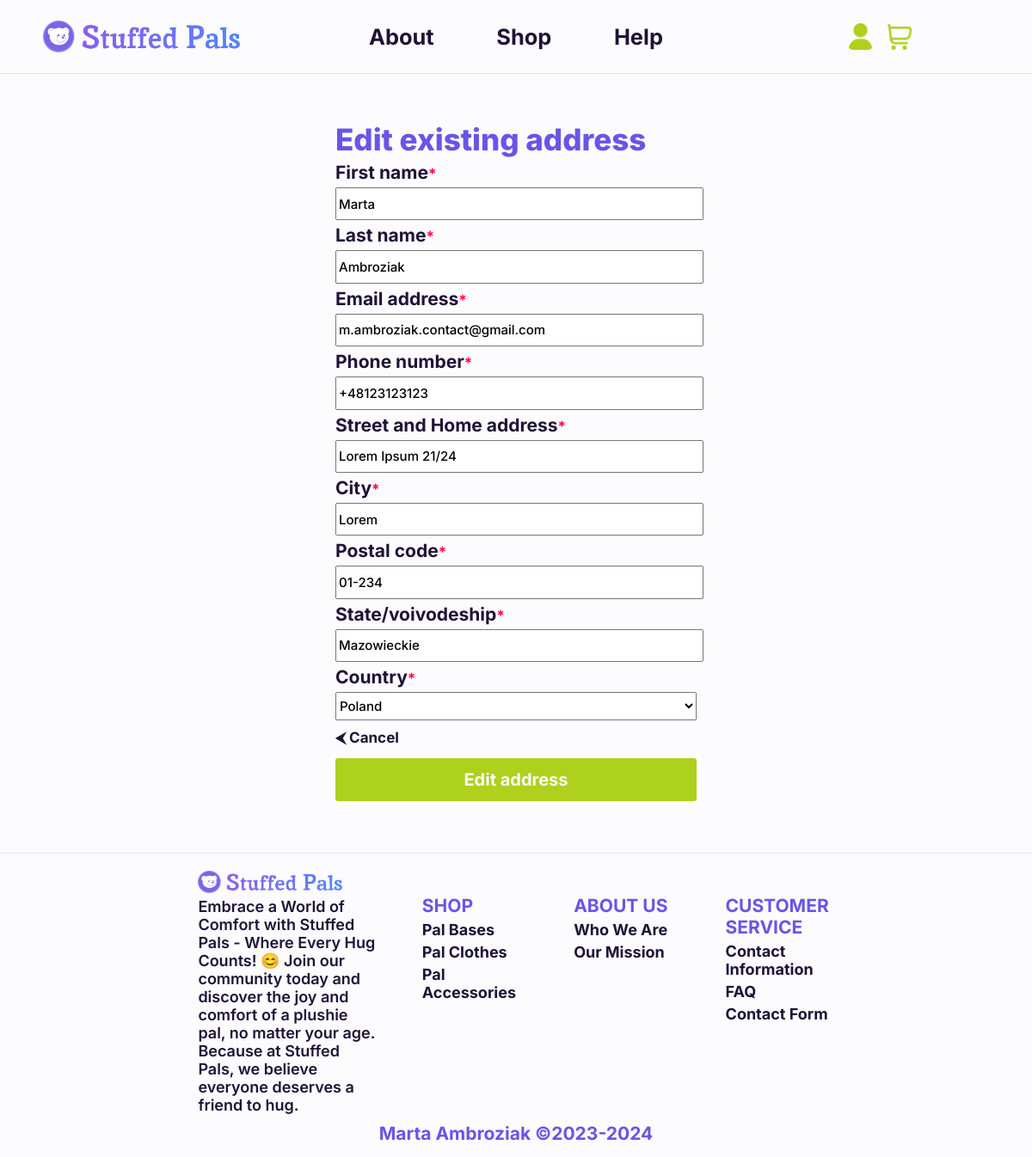
The app's page /user_pages/user_profile/user_address/user_address_edit_address.php?addressId=44 (signed in) with its own data.
### tables this page shows
CREATE TABLE IF NOT EXISTS `user_address` (
  `id` int(11) NOT NULL AUTO_INCREMENT,
  `user_id` int(11) DEFAULT NULL COMMENT 'Foreign key from User',
  `user_firstname` varchar(100) DEFAULT 'Not specified',
  `user_lastname` varchar(100) DEFAULT 'Not specified',
  `user_email` varchar(255) DEFAULT 'Not specified',
  `user_phone` varchar(12) DEFAULT NULL,
  `user_homeaddress` varchar(100) DEFAULT 'Not specified',
  `user_city` varchar(100) DEFAULT 'Not specified',
  `user_postalcode` varchar(6) DEFAULT NULL,
  `user_state` varchar(100) DEFAULT 'Not specified',
  `user_country` varchar(100) DEFAULT 'Not specified',
  PRIMARY KEY (`id`),
  KEY `user_id` (`user_id`)
);

### user_pages/user_profile/user_address/user_address_edit_address.php (the view, shortened to what this page needs)
<?php
require_once "../../../init.php";
$addressId = $_GET['addressId'];
$addressQuery = $conn->prepare("SELECT * FROM user_address WHERE id = ? AND user_id = ?");
$addressQuery->bind_param("ii", $addressId, $_SESSION['user_id']);
$addressQuery->execute();
$result = $addressQuery->get_result();
$addressData = $result->fetch_assoc();
?>
<!DOCTYPE html>
<html lang="en">
<head>
    <link rel="stylesheet" href="../../../styles.css">
</head>
<body id="user-address-page">
    <?php include "../../../site_static_parts/navbar.php"; ?>
    <main class="white-background">
    <section class="form-section white-background">
            <form method="post" action="../../../user_pages/user_profile/user_address/user_address_edit_sender.php" id="user-address-form">
                <h2>Edit existing address</h2>
                <label for="firstname-field" class="form-field">
                    <h3>First name<span class="alert">*</span></h3>
                    <input type="text" id="firstname-field" name="user_firstname" required placeholder="First name (original: <?php echo htmlspecialchars($addressData['user_firstname']); ?>)"
                        maxlength="100" autocomplete="given-name"
                        value="<?php echo htmlspecialchars($addressData['user_firstname']); ?>">
                </label>
                <label for="lastname-field" class="form-field">
                    <h3>Last name<span class="alert">*</span></h3>
                    <input type="text" id="lastname-field" name="user_lastname" required placeholder="Last name (original: <?php echo htmlspecialchars($addressData['user_lastname']); ?>)"
                        maxlength="100" autocomplete="family-name"
                        value="<?php echo htmlspecialchars($addressData['user_lastname']); ?>">
                </label>
                <label for="email-field" class="form-field">
                    <h3>Email address<span class="alert">*</span></h3>
                    <input type="email" id="email-field" name="user_email" required placeholder="Email address (original: <?php echo htmlspecialchars($addressData['user_email']); ?>)"
                        maxlength="255" autocomplete="email"
                        value="<?php echo htmlspecialchars($addressData['user_email']); ?>">
                </label>
                <label for="phone-field" class="form-field">
                    <h3>Phone number<span class="alert">*</span></h3>
                    <input type="tel" id="phone-field" name="user_phone" required placeholder="Phone number (original: <?php echo htmlspecialchars($addressData['user_phone']); ?>)"
                        maxlength="12" autocomplete="tel"
                        value="<?php echo htmlspecialchars($addressData['user_phone']); ?>">
                </label>
                <label for="address-field" class="form-field">
                    <h3>Street and Home address<span class="alert">*</span></h3>
                    <input type="text" id="address-field" name="user_homeaddress" required placeholder="Home address (original: <?php echo htmlspecialchars($addressData['user_homeaddress']); ?>)"
                        maxlength="100" autocomplete="address-line1"
                        value="<?php echo htmlspecialchars($addressData['user_homeaddress']); ?>">
                </label>
                <label for="city-field" class="form-field">
                    <h3>City<span class="alert">*</span></h3>
                    <input type="text" id="city-field" name="user_city" required placeholder="City (original: <?php echo htmlspecialchars($addressData['user_city']); ?>)"
                        maxlength="100" autocomplete="address-level2"
                        value="<?php echo htmlspecialchars($addressData['user_city']); ?>">
                </label>
                <label for="postalcode-field" class="form-field">
                    <h3>Postal code<span class="alert">*</span></h3>
                    <input type="text" id="postalcode-field" name="user_postalcode" required placeholder="Postal code (original: <?php echo htmlspecialchars($addressData['user_postalcode']); ?>)"
                        maxlength="6" autocomplete="postal-code"
                        value="<?php echo htmlspecialchars($addressData['user_postalcode']); ?>">
                </label>
                <label for="state-field" class="form-field">
                    <h3>State/voivodeship<span class="alert">*</span></h3>
                    <input type="text" id="state-field" name="user_state" required placeholder="State/voivodeship (original: <?php echo htmlspecialchars($addressData['user_state']); ?>)"
                        maxlength="100" autocomplete="address-level1"
                        value="<?php echo htmlspecialchars($addressData['user_state']); ?>">
                </label>
                <label for="country-field" class="form-field">
                    <h3>Country<span class="alert">*</span></h3>
                    <select id="country-field" name="user_country" required autocomplete="country-name">
                        <option value="Poland" <?php echo ($addressData['user_country'] == 'Poland') ? 'selected' : ''; ?>>Poland</option>
                    </select>
                </label>
                <div class="form-extra-information">
                    <a class="hyperlink_text" href="../../../user_pages/user_profile/user_profile.php?content=address" title="/user_pages/user_profile/user_profile.php?content=address">&#11164 Cancel</a>
                </div>
                <button class="hyperlink_button" type="submit" name="edit-address-button" title="Edit address">
                    <div class="button-text">Edit address</div>
                </button>
            </form>
        </section>
    </main>
    <?php include "../../../site_static_parts/footer.php"; ?>
</body>
</html>

### styles.css (style rules this page uses)
:root { --white-background-color: #fcfcff; --default-color: #201236; --shadow-color: #20123673; --primary-color: #6855E7; --secondary-color: #4F40AE; --tertiary-color: #DFDFFF; --gradient-light-color: #999AF9; --gradient-dark-color: #786CED; --action-color-default: #ADD11C; --action-color-hover: #85A30C; --action-color-disabled: #999999; --alert-color: #ff0a47; --page-width: 100%; }
.white-background { background-color: var(--white-background-color); }
body { padding: 0px; margin: 0px; background-color: var(--tertiary-color); color: var(--default-color); font-family: 'Inter', sans-serif; font-weight: 500; font-size: 17px; }
main { width: 100%; }
.alert { color: var(--alert-color) !important; font-weight: bold !important; }
h1, h2, h3, h4, span, p { margin-top: 5px; margin-bottom: 5px; color: var(--default-color); }
h2 { color: var(--primary-color); font-weight: 800; font-size: 35px; }
h3 { font-weight: 700; font-size: 21px; }
span, p { font-weight: 500; font-size: 17px; }
.form-section, .form-field textarea, .form-field select, .form-field input, .form-result, .form-extra-information { width: 100%; }
.form-section { padding-top: 50px; padding-bottom: 50px; margin: auto; text-align: left; }
.form-field input, .form-field textarea, .form-field select { font-family: 'Inter', sans-serif; font-weight: 500; font-size: 15px; }
.form-field select, .form-field input { height: calc(30px + 0.2vw); }
.form-extra-information { margin-top: 10px; margin-bottom: 5px; }
a, button { text-align: center; }
.hyperlink_text, .hyperlink_text:visited, .hyperlink_icon, .hyperlink_icon:visited { position: relative; color: var(--default-color); text-decoration: none; transition: opacity 0.3s ease; }
.hyperlink_text, .hyperlink_text:visited { display:inline-block; overflow: hidden; margin: 0 auto; font-weight: 700; text-align: center; }
.hyperlink_text::before, .hyperlink_text:hover::before { position: absolute; bottom: 0; left: 0; height: 2px; background-color: var(--action-color-default); content: ""; transition: width 0.3s ease; }
.hyperlink_text::before { width: 0%; }
.hyperlink_button, .hyperlink_button:visited, .hyperlink_button_inactive, .hyperlink_button_inactive:visited { display: flex; justify-content: center; align-items: center; width: 200px; height: 50px; margin-top: 10px; margin-bottom: 10px; border: none; border-radius: 3px; font-family: 'Inter', sans-serif; font-weight: 700; font-size: 20px; text-decoration: none; }
.hyperlink_button, .hyperlink_button:visited { color: var(--white-background-color); transition: background-color 0.3s ease; cursor: pointer; }
.hyperlink_button, .hyperlink_button:visited { background-color: var(--action-color-default); }
#user-address-page .form-section { width: 35%; }
#user-address-page #user-address-form, #user-address-page #user-address-form input, #user-address-page #user-address-form select, #user-address-page .hyperlink_button { width: 100%; }

### records on screen
user_address: user_firstname "Marta", user_lastname "Ambroziak", user_email "m.ambroziak.contact@gmail.com", user_phone "+48123123123", user_homeaddress "Lorem Ipsum 21/24", user_city "Lorem", user_postalcode "01-234", user_state "Mazowieckie", user_country "Poland"
